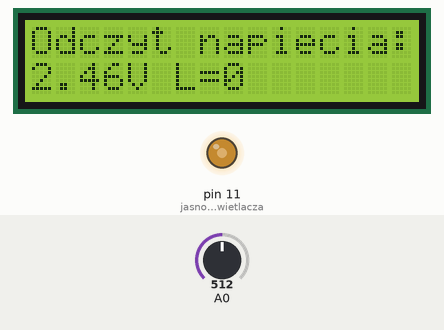
A program run on a simulated Arduino Uno, built with avr-gcc and run on an emulated ATmega328P. Parts: 16×2 character LCD, output pins drawn as LEDs (lit = HIGH). The test bench sets the inputs (shaded band); at power-on: A0 = 512.

Above: at 1.2 s.
1.3 s: A0 set to 716
At 1.6 s:
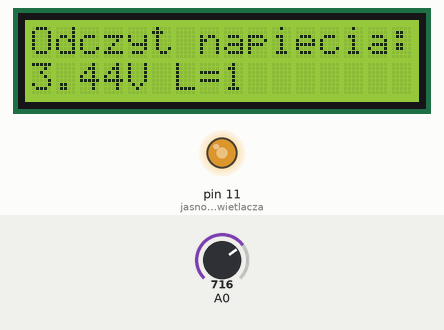
2.8 s: A0 set to 900
At 4.0 s:
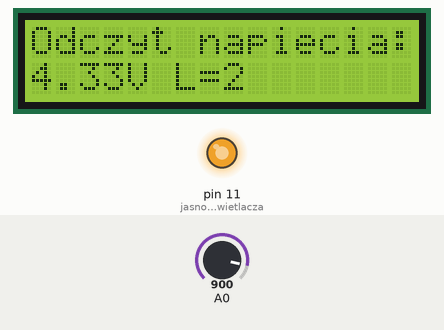
4.3 s: A0 set to 122
At 5.3 s:
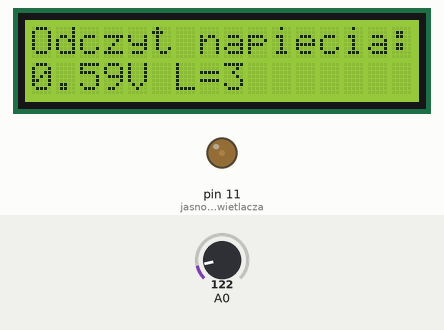
5.8 s: A0 set to 0
At 6.5 s:
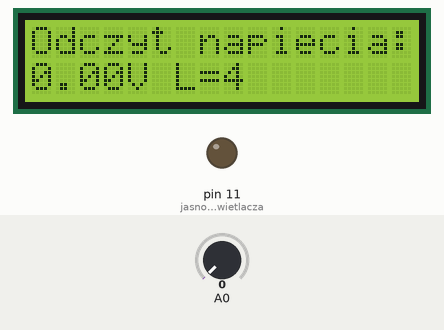
Timing chart, 0 to 8.3 s (numbered marks = the images above; inputs shaded):
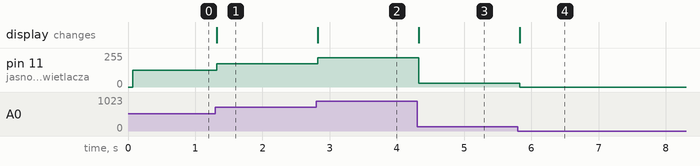

The program:

main.cpp
```cpp
#include <Arduino.h>
#include <Wire.h>
#include <LiquidCrystal.h>
#define jasnoscWyswietlacza 11
LiquidCrystal lcd(2, 3, 4, 5, 6, 7);
int odczyt;
int odczytRef;
double volty;
int jasnosc = 0;
int licznik = 0;

void setup() {
  lcd.begin(16, 2); //Deklaracja typu
  lcd.setCursor(0, 0); //Ustawienie kursora
  lcd.print("Odczyt napiecia:"); //Wyświetlenie tekstu
  lcd.setCursor(0, 1); //Ustawienie kursora
  lcd.print("0.00V L="); //Wyświetlenie tekstu
  //lcd.blink();
}

void loop() {
odczyt = analogRead(A0);
if (abs(odczyt - odczytRef) >= 20 )
{
  volty = odczyt*5.00/1040.00;
lcd.setCursor(0,1);
lcd.print(volty);
lcd.setCursor(8,1);
lcd.print(licznik);

jasnosc = map(odczyt, 0, 1040, 0, 255);
analogWrite(jasnoscWyswietlacza, jasnosc);
odczytRef = odczyt;
licznik = licznik +1;
}

delay(250);
}
```

Measured:
- after the input at 1.3 s, pin 11 (jasnoscWyswietlacza): 125/255 → 175/255 at once; the display: changes at once (image 1)
- after the input at 2.8 s, pin 11 (jasnoscWyswietlacza): 175/255 → 220/255 at once; the display: changes at once (image 2)
- after the input at 4.3 s, pin 11 (jasnoscWyswietlacza): 220/255 → 29/255 at once; the display: changes at once (image 3)
- after the input at 5.8 s, pin 11 (jasnoscWyswietlacza): 29/255 → 0/255 at once; the display: changes at once (image 4)
